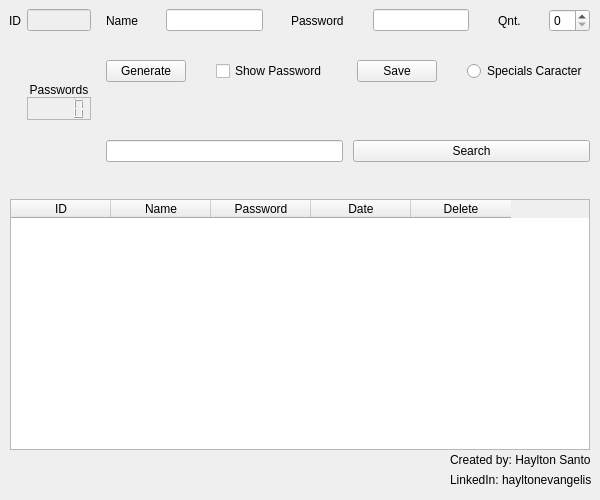
<?xml version="1.0" encoding="UTF-8"?>
<ui version="4.0">
 <class>MainWindow</class>
 <widget class="QMainWindow" name="MainWindow">
  <property name="geometry">
   <rect>
    <x>0</x>
    <y>0</y>
    <width>600</width>
    <height>500</height>
   </rect>
  </property>
  <property name="minimumSize">
   <size>
    <width>600</width>
    <height>500</height>
   </size>
  </property>
  <property name="maximumSize">
   <size>
    <width>600</width>
    <height>500</height>
   </size>
  </property>
  <property name="windowTitle">
   <string>4Saved</string>
  </property>
  <widget class="QWidget" name="centralwidget">
   <widget class="QTableWidget" name="tablePass">
    <property name="geometry">
     <rect>
      <x>10</x>
      <y>199</y>
      <width>580</width>
      <height>251</height>
     </rect>
    </property>
    <property name="sizePolicy">
     <sizepolicy hsizetype="Fixed" vsizetype="Fixed">
      <horstretch>0</horstretch>
      <verstretch>0</verstretch>
     </sizepolicy>
    </property>
    <property name="frameShape">
     <enum>QFrame::StyledPanel</enum>
    </property>
    <property name="frameShadow">
     <enum>QFrame::Sunken</enum>
    </property>
    <property name="sizeAdjustPolicy">
     <enum>QAbstractScrollArea::AdjustToContents</enum>
    </property>
    <property name="editTriggers">
     <set>QAbstractItemView::DoubleClicked</set>
    </property>
    <property name="selectionMode">
     <enum>QAbstractItemView::NoSelection</enum>
    </property>
    <attribute name="horizontalHeaderMinimumSectionSize">
     <number>39</number>
    </attribute>
    <column>
     <property name="text">
      <string>ID</string>
     </property>
     <property name="textAlignment">
      <set>AlignCenter</set>
     </property>
    </column>
    <column>
     <property name="text">
      <string>Name</string>
     </property>
    </column>
    <column>
     <property name="text">
      <string>Password</string>
     </property>
    </column>
    <column>
     <property name="text">
      <string>Date</string>
     </property>
    </column>
    <column>
     <property name="text">
      <string>Delete</string>
     </property>
    </column>
   </widget>
   <widget class="QWidget" name="widget" native="true">
    <property name="geometry">
     <rect>
      <x>0</x>
      <y>0</y>
      <width>600</width>
      <height>181</height>
     </rect>
    </property>
    <property name="sizePolicy">
     <sizepolicy hsizetype="Fixed" vsizetype="Fixed">
      <horstretch>0</horstretch>
      <verstretch>0</verstretch>
     </sizepolicy>
    </property>
    <widget class="QWidget" name="gridLayoutWidget">
     <property name="geometry">
      <rect>
       <x>9</x>
       <y>9</y>
       <width>581</width>
       <height>171</height>
      </rect>
     </property>
     <layout class="QGridLayout" name="gridLayout">
      <item row="0" column="0">
       <layout class="QGridLayout" name="gridLayout_3">
        <property name="sizeConstraint">
         <enum>QLayout::SetDefaultConstraint</enum>
        </property>
        <property name="horizontalSpacing">
         <number>6</number>
        </property>
        <property name="verticalSpacing">
         <number>10</number>
        </property>
        <item row="0" column="2">
         <spacer name="horizontalSpacer">
          <property name="orientation">
           <enum>Qt::Horizontal</enum>
          </property>
          <property name="sizeHint" stdset="0">
           <size>
            <width>90</width>
            <height>20</height>
           </size>
          </property>
         </spacer>
        </item>
        <item row="0" column="1">
         <widget class="QLineEdit" name="boxID">
          <property name="enabled">
           <bool>false</bool>
          </property>
          <property name="readOnly">
           <bool>true</bool>
          </property>
         </widget>
        </item>
        <item row="0" column="0">
         <widget class="QLabel" name="label">
          <property name="text">
           <string>ID</string>
          </property>
         </widget>
        </item>
        <item row="0" column="3">
         <layout class="QGridLayout" name="gridLayout_7">
          <item row="0" column="10">
           <widget class="QSpinBox" name="boxQnt">
            <property name="sizePolicy">
             <sizepolicy hsizetype="Minimum" vsizetype="Minimum">
              <horstretch>0</horstretch>
              <verstretch>0</verstretch>
             </sizepolicy>
            </property>
           </widget>
          </item>
          <item row="0" column="6">
           <widget class="QLineEdit" name="boxPass">
            <property name="clearButtonEnabled">
             <bool>true</bool>
            </property>
           </widget>
          </item>
          <item row="0" column="2">
           <widget class="QLineEdit" name="boxName">
            <property name="clearButtonEnabled">
             <bool>true</bool>
            </property>
           </widget>
          </item>
          <item row="0" column="3">
           <spacer name="horizontalSpacer_2">
            <property name="orientation">
             <enum>Qt::Horizontal</enum>
            </property>
            <property name="sizeHint" stdset="0">
             <size>
              <width>40</width>
              <height>20</height>
             </size>
            </property>
           </spacer>
          </item>
          <item row="0" column="8">
           <widget class="QLabel" name="label_7">
            <property name="text">
             <string>Qnt.</string>
            </property>
           </widget>
          </item>
          <item row="0" column="0">
           <widget class="QLabel" name="label_2">
            <property name="text">
             <string>Name</string>
            </property>
           </widget>
          </item>
          <item row="0" column="4">
           <widget class="QLabel" name="label_6">
            <property name="text">
             <string>Password</string>
            </property>
           </widget>
          </item>
          <item row="0" column="5">
           <spacer name="horizontalSpacer_3">
            <property name="orientation">
             <enum>Qt::Horizontal</enum>
            </property>
            <property name="sizeHint" stdset="0">
             <size>
              <width>40</width>
              <height>20</height>
             </size>
            </property>
           </spacer>
          </item>
          <item row="0" column="1">
           <spacer name="horizontalSpacer_4">
            <property name="orientation">
             <enum>Qt::Horizontal</enum>
            </property>
            <property name="sizeHint" stdset="0">
             <size>
              <width>40</width>
              <height>20</height>
             </size>
            </property>
           </spacer>
          </item>
          <item row="0" column="9">
           <spacer name="horizontalSpacer_5">
            <property name="orientation">
             <enum>Qt::Horizontal</enum>
            </property>
            <property name="sizeHint" stdset="0">
             <size>
              <width>40</width>
              <height>20</height>
             </size>
            </property>
           </spacer>
          </item>
          <item row="0" column="7">
           <spacer name="horizontalSpacer_7">
            <property name="orientation">
             <enum>Qt::Horizontal</enum>
            </property>
            <property name="sizeHint" stdset="0">
             <size>
              <width>40</width>
              <height>20</height>
             </size>
            </property>
           </spacer>
          </item>
         </layout>
        </item>
        <item row="3" column="3">
         <layout class="QGridLayout" name="gridLayout_8">
          <item row="0" column="0">
           <layout class="QGridLayout" name="gridLayout_2">
            <item row="0" column="0">
             <widget class="QPushButton" name="btGenerate">
              <property name="text">
               <string>Generate</string>
              </property>
             </widget>
            </item>
            <item row="0" column="3">
             <spacer name="horizontalSpacer_10">
              <property name="orientation">
               <enum>Qt::Horizontal</enum>
              </property>
              <property name="sizeHint" stdset="0">
               <size>
                <width>20</width>
                <height>20</height>
               </size>
              </property>
             </spacer>
            </item>
            <item row="0" column="1">
             <spacer name="horizontalSpacer_9">
              <property name="orientation">
               <enum>Qt::Horizontal</enum>
              </property>
              <property name="sizeHint" stdset="0">
               <size>
                <width>20</width>
                <height>20</height>
               </size>
              </property>
             </spacer>
            </item>
            <item row="0" column="6">
             <widget class="QRadioButton" name="radioCaracters">
              <property name="text">
               <string>Specials Caracter </string>
              </property>
             </widget>
            </item>
            <item row="0" column="5">
             <spacer name="horizontalSpacer_8">
              <property name="orientation">
               <enum>Qt::Horizontal</enum>
              </property>
              <property name="sizeHint" stdset="0">
               <size>
                <width>20</width>
                <height>20</height>
               </size>
              </property>
             </spacer>
            </item>
            <item row="0" column="4">
             <widget class="QPushButton" name="btSave">
              <property name="text">
               <string>Save</string>
              </property>
             </widget>
            </item>
            <item row="0" column="2">
             <widget class="QCheckBox" name="checkBoxShowDigits">
              <property name="text">
               <string>Show Password</string>
              </property>
             </widget>
            </item>
           </layout>
          </item>
          <item row="3" column="0">
           <layout class="QGridLayout" name="gridLayout_5">
            <item row="0" column="0">
             <widget class="QLineEdit" name="boxSearch">
              <property name="sizePolicy">
               <sizepolicy hsizetype="Expanding" vsizetype="Minimum">
                <horstretch>0</horstretch>
                <verstretch>0</verstretch>
               </sizepolicy>
              </property>
              <property name="clearButtonEnabled">
               <bool>true</bool>
              </property>
             </widget>
            </item>
            <item row="0" column="2">
             <widget class="QPushButton" name="btSearch">
              <property name="sizePolicy">
               <sizepolicy hsizetype="Expanding" vsizetype="Fixed">
                <horstretch>0</horstretch>
                <verstretch>0</verstretch>
               </sizepolicy>
              </property>
              <property name="text">
               <string>Search</string>
              </property>
             </widget>
            </item>
            <item row="0" column="1">
             <spacer name="horizontalSpacer_11">
              <property name="orientation">
               <enum>Qt::Horizontal</enum>
              </property>
              <property name="sizeType">
               <enum>QSizePolicy::Fixed</enum>
              </property>
              <property name="sizeHint" stdset="0">
               <size>
                <width>10</width>
                <height>20</height>
               </size>
              </property>
             </spacer>
            </item>
           </layout>
          </item>
          <item row="2" column="0">
           <spacer name="verticalSpacer_2">
            <property name="orientation">
             <enum>Qt::Vertical</enum>
            </property>
            <property name="sizeType">
             <enum>QSizePolicy::Minimum</enum>
            </property>
            <property name="sizeHint" stdset="0">
             <size>
              <width>20</width>
              <height>40</height>
             </size>
            </property>
           </spacer>
          </item>
          <item row="1" column="0">
           <layout class="QGridLayout" name="gridLayout_4"/>
          </item>
         </layout>
        </item>
        <item row="3" column="1">
         <layout class="QGridLayout" name="gridLayout_6">
          <item row="0" column="0">
           <spacer name="verticalSpacer">
            <property name="orientation">
             <enum>Qt::Vertical</enum>
            </property>
            <property name="sizeHint" stdset="0">
             <size>
              <width>20</width>
              <height>40</height>
             </size>
            </property>
           </spacer>
          </item>
          <item row="2" column="0">
           <widget class="QLCDNumber" name="lcdNumber">
            <property name="styleSheet">
             <string notr="true"/>
            </property>
            <property name="frameShape">
             <enum>QFrame::StyledPanel</enum>
            </property>
            <property name="frameShadow">
             <enum>QFrame::Sunken</enum>
            </property>
           </widget>
          </item>
          <item row="1" column="0">
           <widget class="QLabel" name="label_3">
            <property name="text">
             <string>Passwords</string>
            </property>
            <property name="alignment">
             <set>Qt::AlignCenter</set>
            </property>
           </widget>
          </item>
          <item row="3" column="0">
           <spacer name="verticalSpacer_3">
            <property name="orientation">
             <enum>Qt::Vertical</enum>
            </property>
            <property name="sizeHint" stdset="0">
             <size>
              <width>30</width>
              <height>60</height>
             </size>
            </property>
           </spacer>
          </item>
         </layout>
        </item>
       </layout>
      </item>
     </layout>
    </widget>
   </widget>
   <widget class="QLabel" name="label_4">
    <property name="geometry">
     <rect>
      <x>-10</x>
      <y>-20</y>
      <width>621</width>
      <height>521</height>
     </rect>
    </property>
    <property name="sizePolicy">
     <sizepolicy hsizetype="Preferred" vsizetype="Expanding">
      <horstretch>0</horstretch>
      <verstretch>0</verstretch>
     </sizepolicy>
    </property>
    <property name="text">
     <string/>
    </property>
    <property name="pixmap">
     <pixmap>../img/background.png</pixmap>
    </property>
    <property name="scaledContents">
     <bool>false</bool>
    </property>
    <property name="alignment">
     <set>Qt::AlignCenter</set>
    </property>
   </widget>
   <widget class="QLabel" name="label_5">
    <property name="geometry">
     <rect>
      <x>450</x>
      <y>450</y>
      <width>141</width>
      <height>20</height>
     </rect>
    </property>
    <property name="text">
     <string>Created by: Haylton Santos</string>
    </property>
   </widget>
   <widget class="QLabel" name="label_8">
    <property name="geometry">
     <rect>
      <x>450</x>
      <y>470</y>
      <width>141</width>
      <height>20</height>
     </rect>
    </property>
    <property name="text">
     <string>LinkedIn: hayltonevangelista</string>
    </property>
   </widget>
   <zorder>label_4</zorder>
   <zorder>tablePass</zorder>
   <zorder>widget</zorder>
   <zorder>label_5</zorder>
   <zorder>label_8</zorder>
  </widget>
 </widget>
 <resources/>
 <connections/>
</ui>
